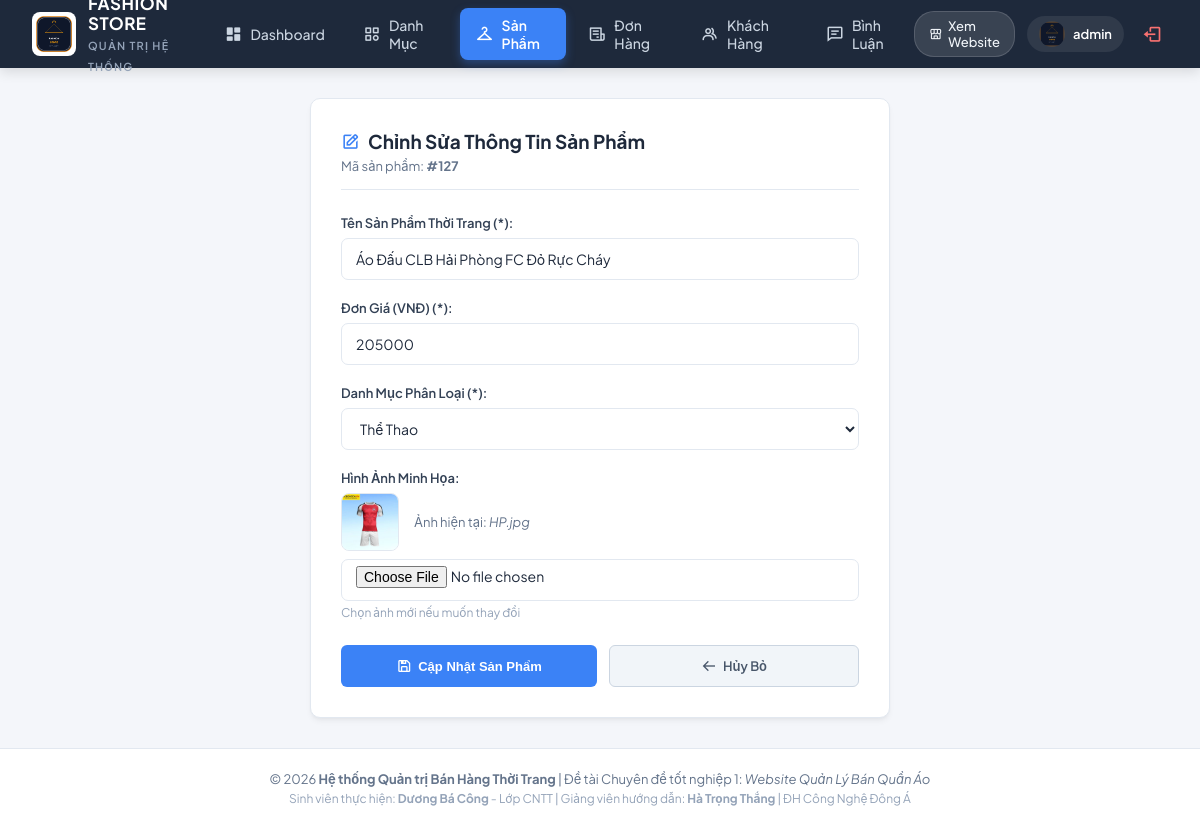
Screenshot of /controller/indexAdmin.php?act=suasanpham&id=127 (signed in) with the database file from the repository.
### tables this page shows
CREATE TABLE `sanpham` (
  `id` int(11) NOT NULL AUTO_INCREMENT,
  `hinh` varchar(255) NOT NULL,
  `tensp` varchar(255) NOT NULL,
  `gia` int(11) NOT NULL,
  `iddanhmuc` int(11) NOT NULL,
  PRIMARY KEY (`id`)
);

### model/config.php (called while the page is built, shortened)
<?php
  function pdo_con(){
    static $cached_conn = null;
    if ($cached_conn !== null) {
      return $cached_conn;
    }
    $http_host = $_SERVER['HTTP_HOST'] ?? '';
    $is_infinityfree = (strpos($http_host, 'infinityfree') !== false || strpos($http_host, 'epizy.com') !== false);
    if ($is_infinityfree) {
      $servername = "sql302.infinityfree.com";
      $username = "if0_43184606";
      $password = "8gZKYLk9Rk6UBlL";
      $dbname = "if0_43184606_duan1";
      $port = 3306;
      $db_candidates = [$dbname];
    } else {
      $servername = "127.0.0.1";
      $username = "root";
      $password = "";
      $port = 3306;
      $db_candidates = ['duanmau', 'duan1'];
    }
    foreach ($db_candidates as $try_db) {
      try {
        $conn = new PDO("mysql:host=$servername;port=$port;dbname=$try_db;charset=utf8", $username, $password, [
          PDO::ATTR_ERRMODE => PDO::ERRMODE_EXCEPTION,
          PDO::ATTR_TIMEOUT => 2
        ]);
        $cached_conn = $conn;
        return $cached_conn;
      } catch (PDOException $e) {
      }
    }
    return null;
  }
  function pdo_query($sql){
    $sql_args = array_slice(func_get_args(), 1);
    $conn = pdo_con();
    try {
      $stmt = $conn->prepare($sql);
      $stmt->execute($sql_args);
      $rows = $stmt->fetchAll();
      return $rows ? $rows : [];
    } catch (PDOException $e) {
      throw $e;
    }
  }
  function pdo_query_one($sql){
    $sql_args = array_slice(func_get_args(), 1);
    $conn = pdo_con();
    try {
      $stmt = $conn->prepare($sql);
      $stmt->execute($sql_args);
      $row = $stmt->fetch(PDO::FETCH_ASSOC);
      return $row ? $row : null;
    } catch (PDOException $e) {
      throw $e;
    }
  }
?>

### model/danhmuc.php (called while the page is built, shortened)
<?php
function danhmuc_showAll(){
    $sql = "SELECT * FROM danhmuc ORDER BY iddanhmuc ASC";
    return pdo_query($sql);
}
?>

### model/sanpham.php (called while the page is built, shortened)
<?php
function sanpham_showChiTiet($id){
    $sql = "SELECT sanpham.*, danhmuc.tendanhmuc FROM sanpham LEFT JOIN danhmuc ON sanpham.iddanhmuc = danhmuc.iddanhmuc WHERE sanpham.id=?";
    return pdo_query_one($sql, $id);
}
?>

### viewAdmin/suasp.php (the view, shortened to what this page needs)
<?php
$id = $_GET['id'] ?? 0;
$rows = sanpham_showChiTiet($id);
$list_dm = danhmuc_showAll();
?>
<div class="admin-form-container">
    <div style="margin-bottom: 25px; border-bottom: 1px solid #e2e8f0; padding-bottom: 15px;">
        <h2 style="font-size: 19px; font-weight: 700; color: #1e293b; margin: 0; display: flex; align-items: center; gap: 8px;">
            <i class='bx bx-edit' style="color: #3b82f6;"></i> Chỉnh Sửa Thông Tin Sản Phẩm
        </h2>
        <p style="font-size: 13px; color: #64748b; margin-top: 4px;">Mã sản phẩm: <b>#<?= $rows['id'] ?></b></p>
    </div>
    <form action="" method="POST" enctype="multipart/form-data">
        <div class="form-group">
            <label>Tên Sản Phẩm Thời Trang (*):</label>
            <input type="text" class="form-control-custom" name="tensp" required value="<?= htmlspecialchars($rows['tensp']) ?>">
        </div>
        <div class="form-group">
            <label>Đơn Giá (VNĐ) (*):</label>
            <input type="number" class="form-control-custom" name="gia" required min="1000" value="<?= htmlspecialchars($rows['gia']) ?>">
        </div>
        <div class="form-group">
            <label>Danh Mục Phân Loại (*):</label>
            <select name="danhmuc" class="form-control-custom" required>
                <?php
                foreach ($list_dm as $dm) {
                    $selected = ($dm['iddanhmuc'] == $rows['iddanhmuc']) ? 'selected' : '';
                    echo '<option value="' . $dm['iddanhmuc'] . '" ' . $selected . '>' . htmlspecialchars($dm['tendanhmuc']) . '</option>';
                }
                ?>
            </select>
        </div>
        <div class="form-group">
            <label>Hình Ảnh Minh Họa:</label>
            <div style="display: flex; align-items: center; gap: 15px; margin-bottom: 8px;">
                <img src="../view/images/<?= htmlspecialchars($rows['hinh']) ?>" alt="" style="width: 58px; height: 58px; object-fit: cover; border-radius: 8px; border: 1px solid #e2e8f0;">
                <span style="font-size: 13px; color: #64748b;">Ảnh hiện tại: <i><?= htmlspecialchars($rows['hinh']) ?></i></span>
            </div>
            <input type="file" class="form-control-custom" name="hinh" accept="image/*" style="padding-top: 6px;">
            <small style="color: #94a3b8; font-size: 12px; display: block; margin-top: 4px;">Chọn ảnh mới nếu muốn thay đổi</small>
        </div>
        <div class="form-actions">
            <button type="submit" name="sua" class="btn-action btn-primary" style="flex: 1; justify-content: center; height: 42px;">
                <i class='bx bx-save'></i> Cập Nhật Sản Phẩm
            </button>
            <a href="../controller/indexAdmin.php?act=sanpham" class="btn-action btn-secondary" style="flex: 1; justify-content: center; height: 42px;">
                <i class='bx bx-arrow-back'></i> Hủy Bỏ
            </a>
        </div>
    </form>
</div>

### view/css/admin.css (style rules this page uses)
:root { --admin-bg: #f4f6fa; --admin-card-bg: #ffffff; --admin-header-bg: #1e293b; --admin-text-main: #1e293b; --admin-text-muted: #64748b; --admin-border: #e2e8f0; --admin-primary: #3b82f6; --admin-primary-hover: #2563eb; --admin-success: #10b981; --admin-success-hover: #059669; --admin-danger: #ef4444; --admin-danger-hover: #dc2626; --admin-warning: #f59e0b; --admin-info: #06b6d4; --admin-radius: 10px; --admin-shadow: 0 4px 6px -1px rgba(0, 0, 0, 0.05), 0 2px 4px -2px rgba(0, 0, 0, 0.05); --admin-shadow-lg: 0 10px 15px -3px rgba(0, 0, 0, 0.08), 0 4px 6px -4px rgba(0, 0, 0, 0.04); }
* { box-sizing: border-box; margin: 0; padding: 0; }
body.admin-body { font-family: 'Plus Jakarta Sans', 'Quicksand', -apple-system, BlinkMacSystemFont, 'Segoe UI', Roboto, sans-serif; background-color: var(--admin-bg); color: var(--admin-text-main); min-height: 100vh; display: flex; flex-direction: column; }
.btn-action { display: inline-flex; align-items: center; gap: 6px; padding: 7px 14px; border-radius: 6px; font-size: 13px; font-weight: 600; text-decoration: none; border: none; cursor: pointer; transition: all 0.2s ease; }
.btn-action i { font-size: 16px; }
.btn-secondary { background: #f1f5f9; color: #475569; border: 1px solid #cbd5e1; }
.btn-primary { background: var(--admin-primary); color: #fff; padding: 9px 18px; }
.admin-form-container { max-width: 580px; margin: 0 auto; background: #fff; padding: 30px; border-radius: var(--admin-radius); border: 1px solid var(--admin-border); box-shadow: var(--admin-shadow); }
.form-group { margin-bottom: 20px; }
.form-group label { display: block; font-size: 13px; font-weight: 600; color: #334155; margin-bottom: 7px; }
.form-control-custom { width: 100%; height: 42px; padding: 8px 14px; font-size: 14px; font-family: inherit; border: 1px solid var(--admin-border); border-radius: 7px; color: var(--admin-text-main); background: #fff; transition: all 0.2s ease; outline: none; }
.form-actions { display: flex; gap: 12px; margin-top: 25px; }
.form-actions .btn-action { flex: 1; justify-content: center; height: 42px; }

### rows the page displays
sanpham: id "127", tensp "Áo Đấu CLB Hải Phòng FC Đỏ Rực Cháy", gia "205000", hinh (picture), hinh "HP.jpg"

### other values shown
$admin_name "admin"
form field danhmuc "Thể Thao"
